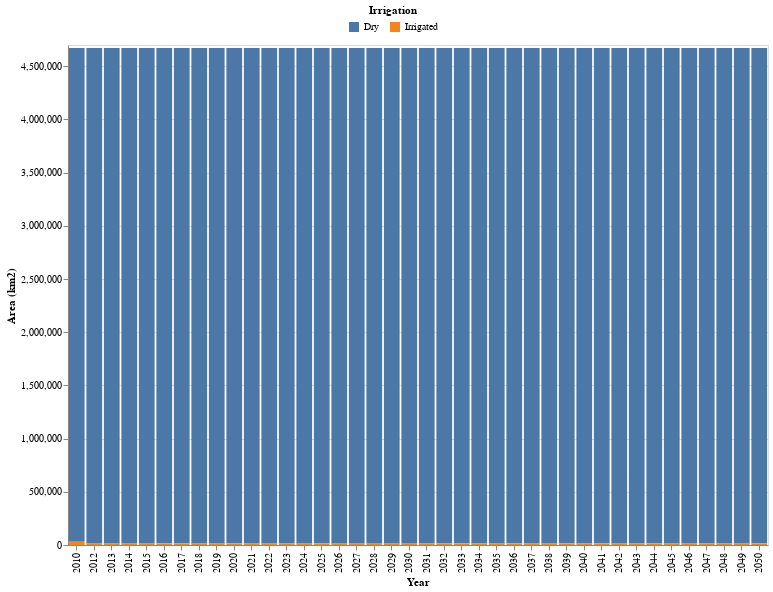

Notebook cell for this chart:
### Code cell
# HIDE CODE
lm_area = get_AREA_lm(crosstab_lm)
plot_area_lm(lm_area)

### Figure 1 — Vega-Lite specification as saved in the notebook (floating-point values rounded to 4 significant figures)
{"config": {"view": {"continuousWidth": 300, "continuousHeight": 300}}, "data": {"name": "data-d83ade8e2d1efef845e7d282639c3667"}, "mark": {"type": "bar"}, "encoding": {"color": {"field": "Irrigation", "legend": {"direction": "horizontal", "legendX": 280, "legendY": -40, "orient": "none", "title": "Irrigation", "titleAnchor": "middle"}, "title": "Irrigation", "type": "nominal"}, "tooltip": [{"field": "Year", "type": "quantitative"}, {"field": "Irrigation", "type": "nominal"}, {"field": "Area (km2)", "type": "quantitative"}], "x": {"field": "Year", "title": "Year", "type": "ordinal"}, "y": {"field": "Area (km2)", "scale": {"domain": [0, 4700000]}, "title": "Area (km2)", "type": "quantitative"}}, "height": 500, "width": 700, "$schema": "https://vega.github.io/schema/vega-lite/v5.15.1.json", "datasets": {"data-d83ade8e2d1efef845e7d282639c3667": [{"Year": 2010, "Irrigation": "Dry", "Area (km2)": 4643000.0}, {"Year": 2010, "Irrigation": "Irrigated", "Area (km2)": 29760.0}, {"Year": 2012, "Irrigation": "Dry", "Area (km2)": 4656000.0}, {"Year": 2012, "Irrigation": "Irrigated", "Area (km2)": 17200.0}, {"Year": 2013, "Irrigation": "Dry", "Area (km2)": 4656000.0}, {"Year": 2013, "Irrigation": "Irrigated", "Area (km2)": 17070.0}, {"Year": 2014, "Irrigation": "Dry", "Area (km2)": 4656000.0}, {"Year": 2014, "Irrigation": "Irrigated", "Area (km2)": 17070.0}, {"Year": 2015, "Irrigation": "Dry", "Area (km2)": 4656000.0}, {"Year": 2015, "Irrigation": "Irrigated", "Area (km2)": 17110.0}, {"Year": 2016, "Irrigation": "Dry", "Area (km2)": 4657000.0}, {"Year": 2016, "Irrigation": "Irrigated", "Area (km2)": 15320.0}, {"Year": 2017, "Irrigation": "Dry", "Area (km2)": 4657000.0}, {"Year": 2017, "Irrigation": "Irrigated", "Area (km2)": 15400.0}, {"Year": 2018, "Irrigation": "Dry", "Area (km2)": 4658000.0}, {"Year": 2018, "Irrigation": "Irrigated", "Area (km2)": 14420.0}, {"Year": 2019, "Irrigation": "Dry", "Area (km2)": 4658000.0}, {"Year": 2019, "Irrigation": "Irrigated", "Area (km2)": 14420.0}, {"Year": 2020, "Irrigation": "Dry", "Area (km2)": 4658000.0}, {"Year": 2020, "Irrigation": "Irrigated", "Area (km2)": 15300.0}, {"Year": 2021, "Irrigation": "Dry", "Area (km2)": 4658000.0}, {"Year": 2021, "Irrigation": "Irrigated", "Area (km2)": 14420.0}, {"Year": 2022, "Irrigation": "Dry", "Area (km2)": 4658000.0}, {"Year": 2022, "Irrigation": "Irrigated", "Area (km2)": 14420.0}, {"Year": 2023, "Irrigation": "Dry", "Area (km2)": 4657000.0}, {"Year": 2023, "Irrigation": "Irrigated", "Area (km2)": 16220.0}, {"Year": 2024, "Irrigation": "Dry", "Area (km2)": 4656000.0}, {"Year": 2024, "Irrigation": "Irrigated", "Area (km2)": 17230.0}, {"Year": 2025, "Irrigation": "Dry", "Area (km2)": 4657000.0}, {"Year": 2025, "Irrigation": "Irrigated", "Area (km2)": 15450.0}, {"Year": 2026, "Irrigation": "Dry", "Area (km2)": 4656000.0}, {"Year": 2026, "Irrigation": "Irrigated", "Area (km2)": 17230.0}, {"Year": 2027, "Irrigation": "Dry", "Area (km2)": 4656000.0}, {"Year": 2027, "Irrigation": "Irrigated", "Area (km2)": 17230.0}, {"Year": 2028, "Irrigation": "Dry", "Area (km2)": 4655000.0}, {"Year": 2028, "Irrigation": "Irrigated", "Area (km2)": 18140.0}, {"Year": 2029, "Irrigation": "Dry", "Area (km2)": 4656000.0}, {"Year": 2029, "Irrigation": "Irrigated", "Area (km2)": 17230.0}, {"Year": 2030, "Irrigation": "Dry", "Area (km2)": 4655000.0}, {"Year": 2030, "Irrigation": "Irrigated", "Area (km2)": 18100.0}, {"Year": 2031, "Irrigation": "Dry", "Area (km2)": 4657000.0}, {"Year": 2031, "Irrigation": "Irrigated", "Area (km2)": 16310.0}, {"Year": 2032, "Irrigation": "Dry", "Area (km2)": 4657000.0}, {"Year": 2032, "Irrigation": "Irrigated", "Area (km2)": 16280.0}, {"Year": 2033, "Irrigation": "Dry", "Area (km2)": 4657000.0}, {"Year": 2033, "Irrigation": "Irrigated", "Area (km2)": 15330.0}, {"Year": 2034, "Irrigation": "Dry", "Area (km2)": 4659000.0}, {"Year": 2034, "Irrigation": "Irrigated", "Area (km2)": 13510.0}, {"Year": 2035, "Irrigation": "Dry", "Area (km2)": 4658000.0}, {"Year": 2035, "Irrigation": "Irrigated", "Area (km2)": 14390.0}, {"Year": 2036, "Irrigation": "Dry", "Area (km2)": 4658000.0}, {"Year": 2036, "Irrigation": "Irrigated", "Area (km2)": 15290.0}, {"Year": 2037, "Irrigation": "Dry", "Area (km2)": 4658000.0}, {"Year": 2037, "Irrigation": "Irrigated", "Area (km2)": 14390.0}, {"Year": 2038, "Irrigation": "Dry", "Area (km2)": 4658000.0}, {"Year": 2038, "Irrigation": "Irrigated", "Area (km2)": 14390.0}, {"Year": 2039, "Irrigation": "Dry", "Area (km2)": 4657000.0}, {"Year": 2039, "Irrigation": "Irrigated", "Area (km2)": 15320.0}, {"Year": 2040, "Irrigation": "Dry", "Area (km2)": 4659000.0}, {"Year": 2040, "Irrigation": "Irrigated", "Area (km2)": 13510.0}, {"Year": 2041, "Irrigation": "Dry", "Area (km2)": 4657000.0}, {"Year": 2041, "Irrigation": "Irrigated", "Area (km2)": 15340.0}, {"Year": 2042, "Irrigation": "Dry", "Area (km2)": 4658000.0}, {"Year": 2042, "Irrigation": "Irrigated", "Area (km2)": 14510.0}, {"Year": 2043, "Irrigation": "Dry", "Area (km2)": 4659000.0}, {"Year": 2043, "Irrigation": "Irrigated", "Area (km2)": 13560.0}, {"Year": 2044, "Irrigation": "Dry", "Area (km2)": 4657000.0}, {"Year": 2044, "Irrigation": "Irrigated", "Area (km2)": 15340.0}, {"Year": 2045, "Irrigation": "Dry", "Area (km2)": 4658000.0}, {"Year": 2045, "Irrigation": "Irrigated", "Area (km2)": 14460.0}, {"Year": 2046, "Irrigation": "Dry", "Area (km2)": 4658000.0}, {"Year": 2046, "Irrigation": "Irrigated", "Area (km2)": 14460.0}, {"Year": 2047, "Irrigation": "Dry", "Area (km2)": 4657000.0}, {"Year": 2047, "Irrigation": "Irrigated", "Area (km2)": 16260.0}, {"Year": 2048, "Irrigation": "Dry", "Area (km2)": 4659000.0}, {"Year": 2048, "Irrigation": "Irrigated", "Area (km2)": 13560.0}, {"Year": 2049, "Irrigation": "Dry", "Area (km2)": 4658000.0}, {"Year": 2049, "Irrigation": "Irrigated", "Area (km2)": 14460.0}, {"Year": 2050, "Irrigation": "Dry", "Area (km2)": 4657000.0}, {"Year": 2050, "Irrigation": "Irrigated", "Area (km2)": 15340.0}]}}
